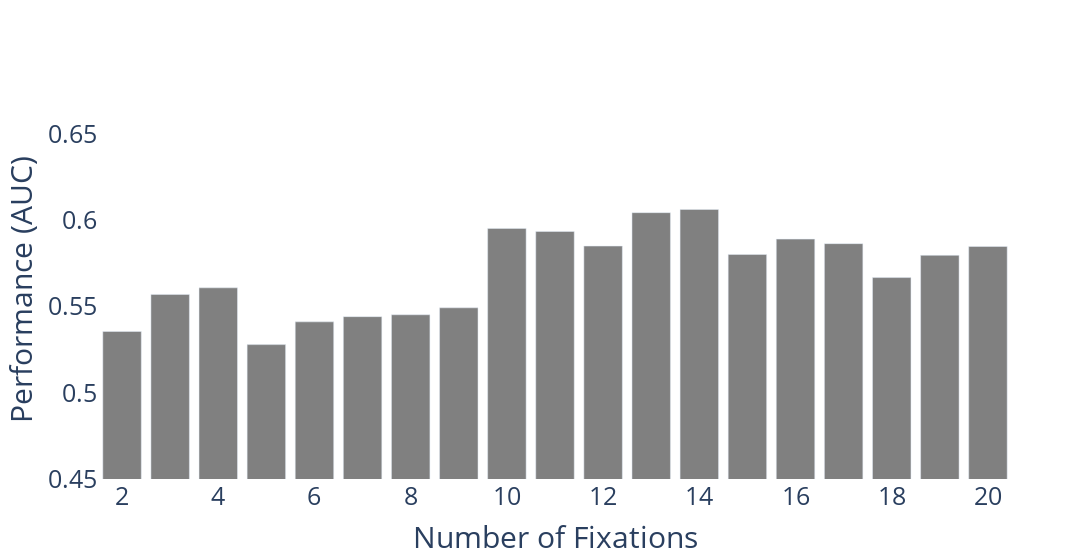

The code cell stored with this chart in its notebook:
### Code cell
plot_auc_vs_fixations(REGRESSION_RESULTS_PATH, 'dp_vs_control')

### Figure 1 — Plotly figure (JSON) as saved in the notebook; plotly's stock layout.template omitted (floating-point values rounded to 4 significant figures)
{"data": [{"marker": {"color": "grey"}, "type": "bar", "x": [2, 3, 4, 5, 6, 7, 8, 9, 10, 11, 12, 13, 14, 15, 16, 17, 18, 19, 20], "y": [0.5356, 0.5572, 0.561, 0.528, 0.5412, 0.5442, 0.5453, 0.5494, 0.5955, 0.5937, 0.5852, 0.6046, 0.6065, 0.5803, 0.5892, 0.5866, 0.5669, 0.5798, 0.585]}], "layout": {"paper_bgcolor": "white", "plot_bgcolor": "white", "width": 1500, "xaxis": {"tickfont": {"size": 25}, "title": {"font": {"size": 30}, "text": "Number of Fixations"}}, "yaxis": {"range": [0.45, 0.67], "tickfont": {"size": 25}, "title": {"font": {"size": 30}, "text": "Performance (AUC)"}}}}
